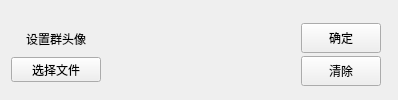
                     <widget class="QWidget" name="widget_23" native="true">
                      <layout class="QGridLayout" name="gridLayout_47">
                       <property name="leftMargin">
                        <number>11</number>
                       </property>
                       <property name="bottomMargin">
                        <number>0</number>
                       </property>
                       <property name="horizontalSpacing">
                        <number>4</number>
                       </property>
                       <item row="0" column="1">
                        <widget class="QLabel" name="lab_groupPicture">
                         <property name="minimumSize">
                          <size>
                           <width>70</width>
                           <height>70</height>
                          </size>
                         </property>
                         <property name="maximumSize">
                          <size>
                           <width>70</width>
                           <height>70</height>
                          </size>
                         </property>
                         <property name="font">
                          <font>
                           <family>微软雅黑</family>
                          </font>
                         </property>
                         <property name="text">
                          <string/>
                         </property>
                         <property name="pixmap">
                          <pixmap resource="../res.qrc">:/img/head/group.png</pixmap>
                         </property>
                         <property name="scaledContents">
                          <bool>true</bool>
                         </property>
                        </widget>
                       </item>
                       <item row="0" column="0">
                        <layout class="QVBoxLayout" name="verticalLayout_4">
                         <item>
                          <widget class="QLabel" name="label_4">
                           <property name="minimumSize">
                            <size>
                             <width>90</width>
                             <height>25</height>
                            </size>
                           </property>
                           <property name="maximumSize">
                            <size>
                             <width>90</width>
                             <height>25</height>
                            </size>
                           </property>
                           <property name="font">
                            <font>
                             <family>微软雅黑</family>
                            </font>
                           </property>
                           <property name="layoutDirection">
                            <enum>Qt::LeftToRight</enum>
                           </property>
                           <property name="text">
                            <string>设置群头像</string>
                           </property>
                           <property name="alignment">
                            <set>Qt::AlignCenter</set>
                           </property>
                          </widget>
                         </item>
                         <item>
                          <widget class="QPushButton" name="btn_addGroupPicture">
                           <property name="minimumSize">
                            <size>
                             <width>90</width>
                             <height>25</height>
                            </size>
                           </property>
                           <property name="maximumSize">
                            <size>
                             <width>90</width>
                             <height>25</height>
                            </size>
                           </property>
                           <property name="font">
                            <font>
                             <family>微软雅黑</family>
                            </font>
                           </property>
                           <property name="text">
                            <string>选择文件</string>
                           </property>
                          </widget>
                         </item>
                        </layout>
                       </item>
                       <item row="0" column="2">
                        <spacer name="horizontalSpacer_24">
                         <property name="orientation">
                          <enum>Qt::Horizontal</enum>
                         </property>
                         <property name="sizeHint" stdset="0">
                          <size>
                           <width>122</width>
                           <height>20</height>
                          </size>
                         </property>
                        </spacer>
                       </item>
                       <item row="0" column="3">
                        <layout class="QVBoxLayout" name="verticalLayout_3">
                         <item>
                          <widget class="QPushButton" name="btn_sureAddGourp">
                           <property name="minimumSize">
                            <size>
                             <width>80</width>
                             <height>30</height>
                            </size>
                           </property>
                           <property name="maximumSize">
                            <size>
                             <width>80</width>
                             <height>30</height>
                            </size>
                           </property>
                           <property name="font">
                            <font>
                             <family>微软雅黑</family>
                            </font>
                           </property>
                           <property name="text">
                            <string>确定</string>
                           </property>
                          </widget>
                         </item>
                         <item>
                          <widget class="QPushButton" name="btn_cancelAddGroup">
                           <property name="minimumSize">
                            <size>
                             <width>80</width>
                             <height>30</height>
                            </size>
                           </property>
                           <property name="maximumSize">
                            <size>
                             <width>80</width>
                             <height>30</height>
                            </size>
                           </property>
                           <property name="font">
                            <font>
                             <family>微软雅黑</family>
                            </font>
                           </property>
                           <property name="text">
                            <string>清除</string>
                           </property>
                          </widget>
                         </item>
                        </layout>
                       </item>
                       <item row="0" column="4">
                        <spacer name="horizontalSpacer_44">
                         <property name="orientation">
                          <enum>Qt::Horizontal</enum>
                         </property>
                         <property name="sizeType">
                          <enum>QSizePolicy::Maximum</enum>
                         </property>
                         <property name="sizeHint" stdset="0">
                          <size>
                           <width>6</width>
                           <height>20</height>
                          </size>
                         </property>
                        </spacer>
                       </item>
                      </layout>
                     </widget>
